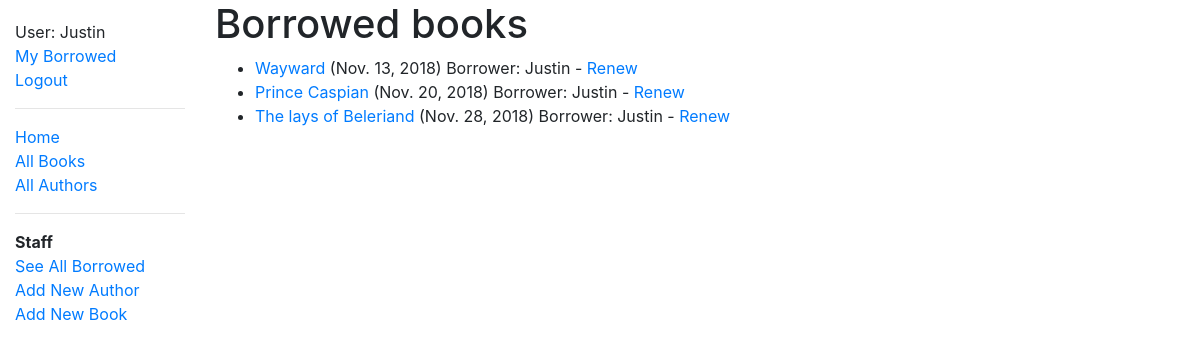
Before: /catalog/allbooks/ (signed in) with the older database file.
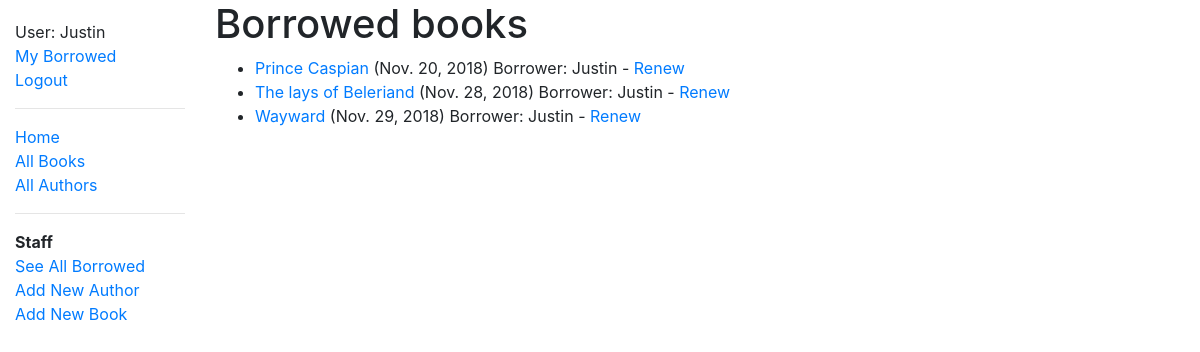
After: the same page with the newer database file.
### catalog/models.py (models this page shows, shortened)
class BookInstance(models.Model):
	id = models.UUIDField(primary_key=True, default = uuid.uuid4, help_text='Unique ID for this particular book across whole library')
	book = models.ForeignKey('Book', on_delete=models.SET_NULL, null=True)
	imprint = models.CharField(max_length=200)
	due_back = models.DateField(null=True, blank=True)
	LOAN_STATUS = (
		('m', 'Maintenance'),
		('o', 'On loan'),
		('a', 'Available'),
		('r', 'Reserved'),
	)
	status = models.CharField(
		max_length=1,
		choices=LOAN_STATUS,
		blank=True,
		default='m',
		help_text='Book availability',
	)
	borrower = models.ForeignKey(User, on_delete=models.SET_NULL, null=True, blank=True)
	@property
	def is_overdue(self):
		if self.due_back and date.today() > self.due_back:
			return True
		return False
	class Meta:
		ordering = ['due_back']
		permissions = (("can_mark_returned", "Set book as returned"),)

class Book(models.Model):
	title = models.CharField(max_length=200)
	author = models.ForeignKey('Author', on_delete=models.SET_NULL, null=True)
	summary = models.TextField(max_length=1000, help_text='Enter a brief description of the book')
	isbn = models.CharField('ISBN', max_length=13, help_text='13 Character <a href="https://www.isbn-international.org/content/what-isbn">ISBN number</a>')
	genre = models.ManyToManyField(Genre, help_text='Select a genre for this book.')
	language = models.ForeignKey(Language, on_delete=models.SET_NULL, null=True, help_text="Select the language the book is written in" )
	def display_genre(self):
		"""Create a string for the Genre. This is required to display genre in Admin."""
		return ', ' .join(genre.name for genre in self.genre.all()[:3])
	display_genre.short_description = 'Genre'

### catalog/views.py (the view)
# urls.py: path('allbooks/', views.LoanedBooksLibrarianListView.as_view(), name='all-borrowed'),
class LoanedBooksLibrarianListView(LoginRequiredMixin, PermissionRequiredMixin, generic.ListView):
    permission_required = 'catalog.can_mark_returned'
    model = BookInstance
    template_name ='catalog/bookinstance_list_borrowed_librarian.html'
    paginate_by = 10
    def get_queryset(self):
        return BookInstance.objects.filter(status__exact='o').order_by('due_back')

### catalog/templates/catalog/bookinstance_list_borrowed_librarian.html
{% extends "base_generic.html" %}
{% block content %}
    <h1>Borrowed books</h1>
    <ul>
      {% for bookinst in bookinstance_list %}
       {% if bookinst.status == 'o'  %}
      <li class="{% if bookinst.is_overdue %}text-danger{% endif %}">
        <a href="{% url 'book-detail' bookinst.book.pk %}">{{bookinst.book.title}}</a> ({{ bookinst.due_back }}) Borrower: {{ bookinst.borrower }}
        {% if perms.catalog.can_mark_returned %}- <a href="{% url 'renew-book-librarian' bookinst.id %}">Renew</a>  {% endif %}
      </li>
      {% else %}
      <p>There are no books borrowed.</p>
      {% endif %}
      {% endfor %}
    </ul>
{% endblock %}

Changed rows visible on the page:
changed BookInstance "Wayward": due_back "Nov. 13, 2018" → "Nov. 29, 2018"; moves down the list
